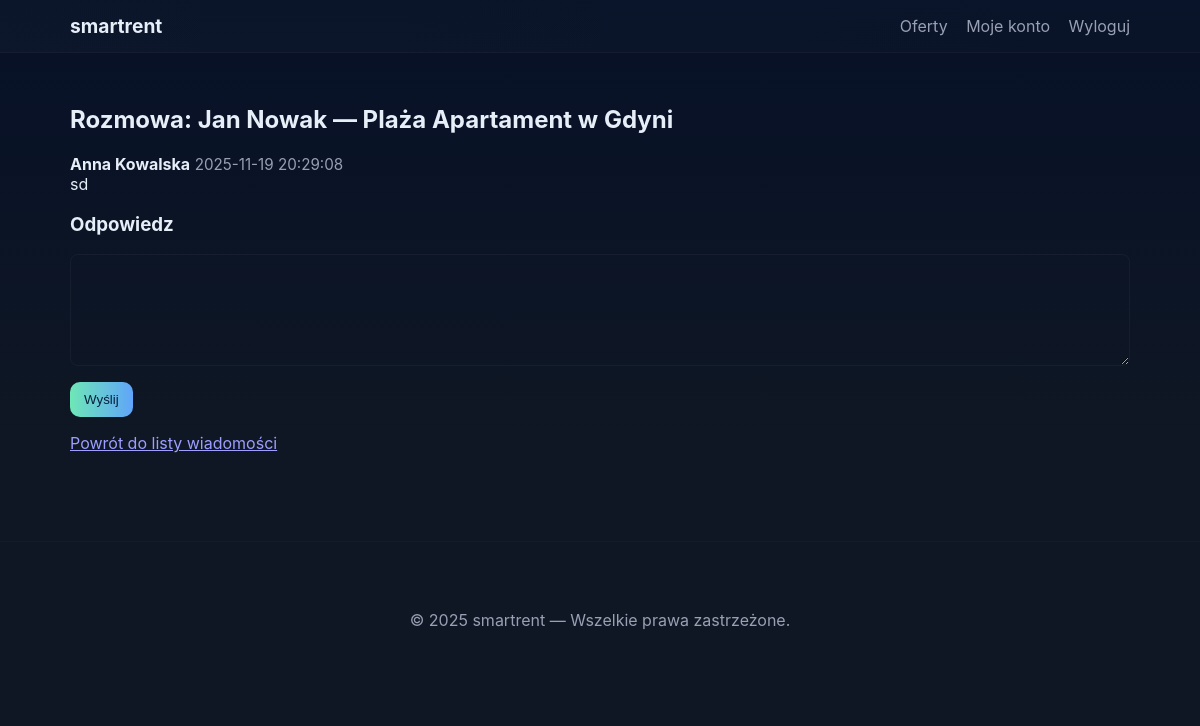
Screenshot of /message_detail.php?property_id=39&partner_id=6 (signed in) with the database file from the repository.
### tables this page shows
CREATE TABLE `users` (
  `id` int(11) NOT NULL,
  `name` varchar(150) NOT NULL,
  `email` varchar(200) NOT NULL,
  `password` varchar(255) NOT NULL,
  `role` enum('user','admin') NOT NULL DEFAULT 'user',
  `created_at` datetime DEFAULT current_timestamp()
);

CREATE TABLE `properties` (
  `id` int(11) NOT NULL,
  `title` varchar(255) NOT NULL,
  `description` text DEFAULT NULL,
  `price` decimal(10,2) NOT NULL DEFAULT 0.00,
  `city` varchar(120) NOT NULL,
  `image` varchar(255) DEFAULT NULL,
  `owner_id` int(11) DEFAULT NULL,
  `is_rented` tinyint(1) DEFAULT 0,
  `created_at` datetime DEFAULT current_timestamp()
);

CREATE TABLE `messages` (
  `id` int(11) NOT NULL,
  `from_user_id` int(11) NOT NULL,
  `to_user_id` int(11) NOT NULL,
  `property_id` int(11) DEFAULT NULL,
  `body` text NOT NULL,
  `sent_at` datetime DEFAULT current_timestamp(),
  `read_flag` tinyint(1) DEFAULT 0
);

### message_detail.php (the view, shortened to what this page needs)
<?php
require_once 'includes/db.php';
$me = $_SESSION['user_id'];
$property_id = intval($_GET['property_id'] ?? 0);
$partner_id = intval($_GET['partner_id'] ?? 0);
$stmt = $pdo->prepare("SELECT id,title,owner_id FROM properties WHERE id = :id LIMIT 1");
$stmt->execute(['id' => $property_id]);
$prop = $stmt->fetch(PDO::FETCH_ASSOC);
$stmt = $pdo->prepare("SELECT id,name,email,role FROM users WHERE id = :id LIMIT 1");
$stmt->execute(['id'=>$partner_id]);
$partner = $stmt->fetch(PDO::FETCH_ASSOC);
$stmt = $pdo->prepare("
  SELECT m.*, u_from.name AS from_name, u_to.name AS to_name
  FROM messages m
  LEFT JOIN users u_from ON m.from_user_id = u_from.id
  LEFT JOIN users u_to ON m.to_user_id = u_to.id
  WHERE m.property_id = :pid
    AND ((m.from_user_id = :me AND m.to_user_id = :partner) OR (m.from_user_id = :partner AND m.to_user_id = :me))
  ORDER BY m.sent_at ASC
");
$stmt->execute(['pid'=>$property_id, 'me'=>$me, 'partner'=>$partner_id]);
$thread = $stmt->fetchAll(PDO::FETCH_ASSOC);
?>
<!doctype html>
<html lang="pl">
<head><meta charset="utf-8"><title>Konwersacja — <?=htmlspecialchars($prop['title'])?></title><link rel="stylesheet" href="assets/css/style.css"></head>
<body>
<?php include 'includes/navbar.php'; ?>
<main class="container">
  <h2>Rozmowa: <?=htmlspecialchars($partner['name'] ?? 'Użytkownik')?> — <?=htmlspecialchars($prop['title'])?></h2>
  <div class="chat-box">
    <?php if (empty($thread)): ?>
      <p class="muted">Brak wiadomości w wątku.</p>
    <?php else: foreach ($thread as $m): ?>
      <div class="message <?= $m['from_user_id'] == $me ? 'sent' : 'received' ?>">
        <div class="meta"><strong><?=htmlspecialchars($m['from_name'] ?? 'Użytkownik')?></strong> <span class="muted"><?=htmlspecialchars($m['sent_at'])?></span></div>
        <div class="body"><?=nl2br(htmlspecialchars($m['body']))?></div>
      </div>
    <?php endforeach; endif; ?>
  </div>
  <h3>Odpowiedz</h3>
  <form method="post">
    <textarea name="body" rows="6" required></textarea>
    <div class="form-actions"><button class="btn btn-primary" type="submit" name="reply">Wyślij</button></div>
  </form>
  <p><a href="messages_list.php">Powrót do listy wiadomości</a></p>
</main>
<?php include 'includes/footer.php'; ?>
</body>
</html>

### assets/css/style.css (style rules this page uses)
:root { --bg:#0f1724; --card:#0b1220; --muted:#98a0b3; --accent:#6ee7b7; --accent-2:#60a5fa; --text:#e6eef8; --glass: rgba(255,255,255,0.03); --radius:12px; --max-width:1100px; --gap:18px; font-family: Inter, ui-sans-serif, system-ui, -apple-system, "Segoe UI", Roboto, "Helvetica Neue", Arial; color-scheme: dark; }
* { box-sizing:border-box }
body { margin:0; background: linear-gradient(180deg, #071127 0%, #0f1724 55%); color:var(--text); -webkit-font-smoothing:antialiased; -moz-osx-font-smoothing:grayscale; min-height:100vh; }
.container { max-width:var(--max-width); margin:0 auto; padding:32px 20px; }
.btn { display:inline-block;padding:10px 14px;border-radius:10px;background:transparent;border:1px solid rgba(255,255,255,0.04);color:var(--text);text-decoration:none;cursor:pointer; }
.btn-primary { background:linear-gradient(90deg,var(--accent),var(--accent-2));color:#05203a;border:0 }
.muted { color:var(--muted);font-size:0.95rem }
input[type="text"],input[type="email"],input[type="password"],textarea,input[type="number"],input[type="date"] { width:100%;padding:10px;border-radius:8px;border:1px solid rgba(255,255,255,0.04);background:transparent;color:var(--text) }
.form-actions { display:flex;gap:8px;align-items:center;margin-top:12px }

### rows the page displays
users: name "Jan Nowak"
properties: title "Plaża Apartament w Gdyni"
messages: from_user.name "Anna Kowalska", sent_at "2025-11-19 20:29:08", body "sd"

### other values shown
APP_NAME "smartrent"
